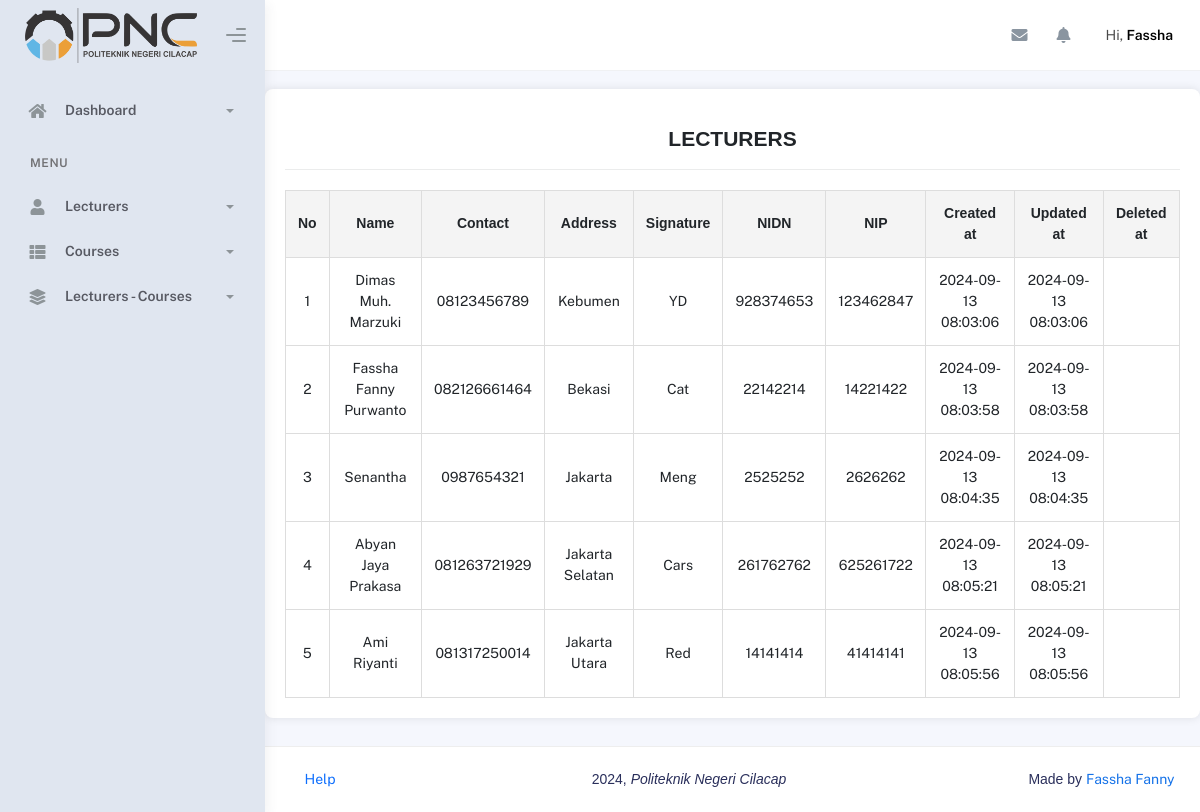
Page /kaiadmin-lite-1.2.0/dosen.php on the committed database.
### tables this page shows
CREATE TABLE `lecturers` (
  `id` int(11) NOT NULL,
  `name` varchar(45) NOT NULL,
  `number_phone` varchar(15) DEFAULT NULL,
  `address` varchar(50) NOT NULL,
  `signature` varchar(30) NOT NULL,
  `nidn` int(11) NOT NULL,
  `nip` int(11) NOT NULL,
  `user_id` int(11) NOT NULL,
  `deleted_at` timestamp NULL DEFAULT NULL,
  `created_at` timestamp NOT NULL DEFAULT current_timestamp(),
  `updated_at` timestamp NOT NULL DEFAULT current_timestamp()
);

### kaiadmin-lite-1.2.0/koneksi.php (called while the page is built, shortened)
<?php
class Database {
    private $host = "localhost";
    private $username = "root";
    private $password = "";
    private $database = "pweb2";
    protected $koneksi;
    function __construct() {
        $this->koneksi = mysqli_connect($this->host, $this->username, $this->password, $this->database);
    }
    public function query($query) {
        return mysqli_query($this->koneksi, $query);
    }
}
class Lecturers extends Database {
    public function tampilData() {
        $query = "SELECT * FROM lecturers";
        $data = $this->query($query);
        $hasil = [];
        while ($row = mysqli_fetch_array($data, MYSQLI_ASSOC)) {
            $hasil[] = $row;
        }
        return $hasil;
    }
}
?>

### kaiadmin-lite-1.2.0/dosen.php (the view, shortened to what this page needs)
<!DOCTYPE html>
<html lang="en">
  <head>
    <link rel="stylesheet" href="assets/css/bootstrap.min.css" />
    <link rel="stylesheet" href="assets/css/plugins.min.css" />
    <link rel="stylesheet" href="assets/css/kaiadmin.min.css" />
  </head>
  <body>
    <div class="wrapper">
      <div class="sidebar" style="background-color: #e0e6f0;">
        <div class="sidebar-logo">
          <div class="logo-header" style="background-color: #e0e6f0;">
            <a href="index.html" class="logo">
              <img
                src="assets/img/kaiadmin/pnc.png"
                alt="navbar brand"
                class="navbar-brand"
                height="55"
              />
            </a>
            <div class="nav-toggle">
              <button class="btn btn-toggle toggle-sidebar">
                <i class="gg-menu-right"></i>
              </button>
            </div>
          </div>
        </div>
        <div class="sidebar-wrapper scrollbar scrollbar-inner">
          <div class="sidebar-content">
            <ul class="nav nav-secondary">
            <li class="nav-item">
                <a data-bs-toggle="collapse" href="#dashboard">
                  <i class="fas fa-home"></i>
                  <p>Dashboard</p>
                  <span class="caret"></span>
                </a>
              </li>
              <li class="nav-section">
                <h4 class="text-section">Menu</h4>
              </li>
              <li class="nav-item">
                <a data-bs-toggle="collapse" href="#base">
                  <i class="fas fa-user"></i>
                  <p>Lecturers</p>
                  <span class="caret"></span>
                </a>
              </li>
              <li class="nav-item">
                <a data-bs-toggle="collapse" href="#sidebarLayouts">
                  <i class="fas fa-th-list"></i>
                  <p>Courses</p>
                  <span class="caret"></span>
                </a>
              <li class="nav-item">
                <a data-bs-toggle="collapse" href="#maps">
                  <i class="fas fa-layer-group"></i>
                  <p>Lecturers - Courses</p>
                  <span class="caret"></span>
                </a>
              </li>
            </ul>
          </div>
        </div>
      </div>
      <div class="main-panel">
        <div class="main-header">
          <nav
            class="navbar navbar-header navbar-header-transparent navbar-expand-lg border-bottom"
          >
            <div class="container-fluid">
              <ul class="navbar-nav topbar-nav ms-md-auto align-items-center">
                <li class="nav-item topbar-icon dropdown hidden-caret">
                  <a
                    class="nav-link dropdown-toggle"
                    href="#"
                    id="messageDropdown"
                    role="button"
                    data-bs-toggle="dropdown"
                    aria-haspopup="true"
                    aria-expanded="false"
                  >
                    <i class="fa fa-envelope"></i>
                  </a>
                </li>
                <li class="nav-item topbar-icon dropdown hidden-caret">
                  <a
                    class="nav-link dropdown-toggle"
                    href="#"
                    id="notifDropdown"
                    role="button"
                    data-bs-toggle="dropdown"
                    aria-haspopup="true"
                    aria-expanded="false"
                  >
                    <i class="fa fa-bell"></i>
                  </a>
                </li>
                <li class="nav-item topbar-user dropdown hidden-caret">
                  <a
                    class="dropdown-toggle profile-pic"
                    data-bs-toggle="dropdown"
                    href="#"
                    aria-expanded="false"
                  >
                    <span class="profile-username">
                      <span class="op-7">Hi,</span>
                      <span class="fw-bold">Fassha</span>
                    </span>
                  </a>
                </li>
              </ul>
            </div>
          </nav>
        </div>
        <?php
require_once('koneksi.php');
$tampilDosen = new Lecturers();
$data = $tampilDosen->tampilData();
?>
<!DOCTYPE html>
<html lang="en">
<head>
</head>
<body>
    <div class="container">
        <div class="card">
            <div class="card-header">
                LECTURERS
            </div>
            <table>
                <thead>
                    <tr>
                        <th>No</th>
                        <th>Name</th>
                        <th>Contact</th>
                        <th>Address</th>
                        <th>Signature</th>
                        <th>NIDN</th>
                        <th>NIP</th>
                        <th>Created at</th>
                        <th>Updated at</th>
                        <th>Deleted at</th>
                    </tr>
                </thead>
                <tbody>
                    <?php
                    $no = 1;
                    foreach($data as $row){
                    ?>
                        <tr>
                            <td><?php echo htmlspecialchars($no++, ENT_QUOTES, 'UTF-8'); ?></td>
                            <td><?php echo htmlspecialchars($row['name'], ENT_QUOTES, 'UTF-8'); ?></td>
                            <td><?php echo htmlspecialchars($row['number_phone'], ENT_QUOTES, 'UTF-8'); ?></td>
                            <td><?php echo htmlspecialchars($row['address'], ENT_QUOTES, 'UTF-8'); ?></td>
                            <td><?php echo htmlspecialchars($row['signature'], ENT_QUOTES, 'UTF-8'); ?></td>
                            <td><?php echo htmlspecialchars($row['nidn'], ENT_QUOTES, 'UTF-8'); ?></td>
                            <td><?php echo htmlspecialchars($row['nip'], ENT_QUOTES, 'UTF-8'); ?></td>
                            <td><?php echo htmlspecialchars($row['created_at'], ENT_QUOTES, 'UTF-8'); ?></td>
                            <td><?php echo htmlspecialchars($row['updated_at'], ENT_QUOTES, 'UTF-8'); ?></td>
                            <td><?php echo htmlspecialchars($row['deleted_at'], ENT_QUOTES, 'UTF-8'); ?></td>
                        </tr>
                    <?php
                    }
                    ?>
                </tbody>
            </table>
        </div>
    </div>
        <footer class="footer">
          <div class="container-fluid d-flex justify-content-between">
            <nav class="pull-left">
              <ul class="nav">
                <li class="nav-item">
                  <a class="nav-link" href="#"> Help </a>
                </li>
              </ul>
            </nav>
            <div class="copyright">
              2024, <i>Politeknik Negeri Cilacap</i></a>
            </div>
            <div>
              Made by
              <a target="_blank" href="#">Fassha Fanny</a>
            </div>
          </div>
        </footer>
      </div>
    </div>
  </body>
</html>

### kaiadmin-lite-1.2.0/dosen.php (style rules this page uses)
body { font-family: Arial, sans-serif; margin: 0; padding: 0; }
.container { width: 90%; margin: auto; overflow: hidden; }
.card { background-color: #fff; border-radius: 8px; box-shadow: 0 0 10px rgba(0, 0, 0, 0.1); margin: 20px 0; padding: 20px; }
.card-header { font-size: 1.5em; font-weight: bold; margin-bottom: 20px; text-align: center; }
table { width: 100%; border-collapse: collapse; }
th, td { border: 1px solid #ddd; padding: 12px; text-align: center; }
th { background-color: #f4f4f4; }

### rows in the picture
lecturers: name "Dimas Muh. Marzuki", number_phone "08123456789", address "Kebumen", signature "YD", nidn "928374653", nip "123462847", created_at "2024-09-13 08:03:06", updated_at "2024-09-13 08:03:06"
lecturers: name "Fassha Fanny Purwanto", number_phone "082126661464", address "Bekasi", signature "Cat", nidn "22142214", nip "14221422", created_at "2024-09-13 08:03:58", updated_at "2024-09-13 08:03:58"
lecturers: name "Senantha", number_phone "0987654321", address "Jakarta", signature "Meng", nidn "2525252", nip "2626262", created_at "2024-09-13 08:04:35", updated_at "2024-09-13 08:04:35"
lecturers: name "Abyan Jaya Prakasa", number_phone "081263721929", address "Jakarta Selatan", signature "Cars", nidn "261762762", nip "625261722", created_at "2024-09-13 08:05:21", updated_at "2024-09-13 08:05:21"
lecturers: name "Ami Riyanti", number_phone "081317250014", address "Jakarta Utara", signature "Red", nidn "14141414", nip "41414141", created_at "2024-09-13 08:05:56", updated_at "2024-09-13 08:05:56"
